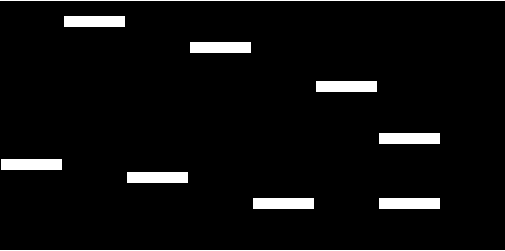
#> input picture Python_zero_to_Hero/Notes/14-Working-with-Images/mask.png, 505 x 251 px, found by its file name
$ jupyter execute Lecture_127.ipynb
#> lines starting #> are read from the running program, lines starting #| are printed output that depends on the picture
[cell 1]
import PIL

[cell 2]
from PIL import Image

[cell 3]
mask_png = Image.open('mask.png')
#> mask_png is the input picture: PIL image 505x251 RGBA; mean R, G, B, A 12.8, 12.8, 12.8, 255

[cell 4]
mask_png

[cell 5]
word_matrix_png = Image.open('word_matrix.png')
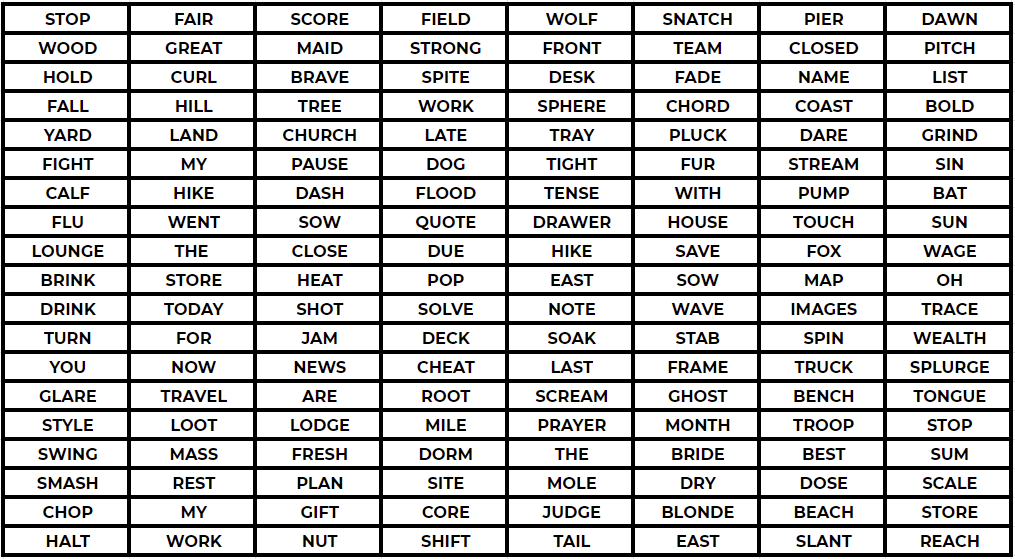
#> input picture Python_zero_to_Hero/Notes/14-Working-with-Images/word_matrix.png, 1015 x 559 px, found by its file name
#> word_matrix_png is the input picture: PIL image 1015x559 RGBA; mean R, G, B, A 192.9, 192.7, 192.7, 255

[cell 6]
word_matrix_png

[cell 7]
mask_png.putalpha(100)
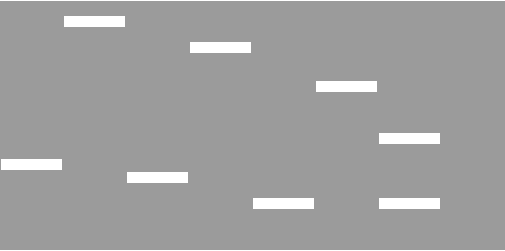
#> mask_png: PIL image 505x251 RGBA; mean R, G, B, A 12.8, 12.8, 12.8, 100; transparent parts drawn white

[cell 8]
mask_png

[cell 9]
mask_png.size
#> Out = (505, 251)

[cell 10]
word_matrix_resize_png = word_matrix_png.resize((505,251))
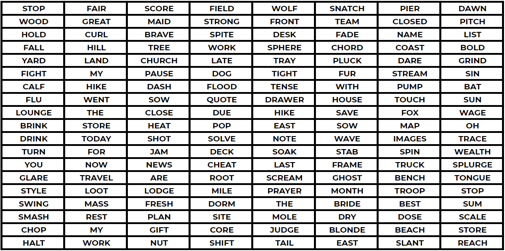
#> word_matrix_resize_png: PIL image 505x251 RGBA; mean R, G, B, A 191.8, 191.6, 191.6, 255

[cell 11]
word_matrix_resize_png.size
#> Out = (505, 251)
